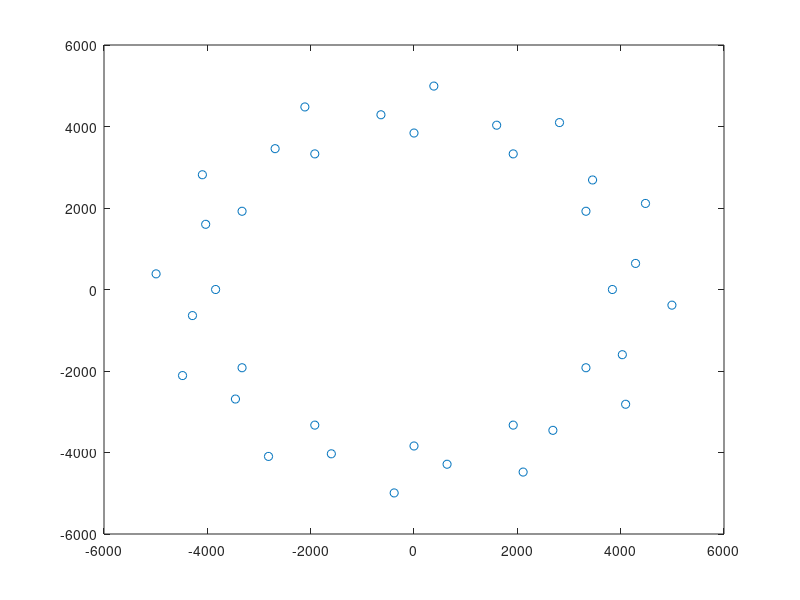

Write MATLAB code to recreate this figure. (Note: this script raises an error after producing the figure.)
r0 = 70*64;

rc=([8 9 9 6 9]-2)*128 ;
zc=[30   105   180   250   320] ;

z0 = 0:30:350;
%%
xx = [(rc(2)-2*128)*cosd(z0+zc(2));...
    (rc(3)-2*128)*cosd(z0+zc(3));...
    (rc(5)-2*128)*cosd(z0+zc(5))] + r0*cosd(z0);
yy = [(rc(2)-2*128)*sind(z0+zc(2));...
    (rc(3)-2*128)*sind(z0+zc(3));...
    (rc(5)-2*128)*sind(z0+zc(5))] + r0*sind(z0);
x=round(xx'/64) * 64;y=round(yy'/64)*64;
plot(x(:),y(:),'o')
%%
Ux = reshape( typecast( single( x(:) ), 'uint8') , 4 ,[]);
Uy = reshape( typecast( single( y(:) ), 'uint8') , 4 ,[]);
%%
m = memmapfile('war3mapUnits.doo','Offset',4*4,'Writable', true,...
    'Format',{'uint8',[111 76],'units'},'Repeat',1);
A = m.Data.units;
A(9:16,41:76)=[Ux;Uy];
m.Data.units=A;